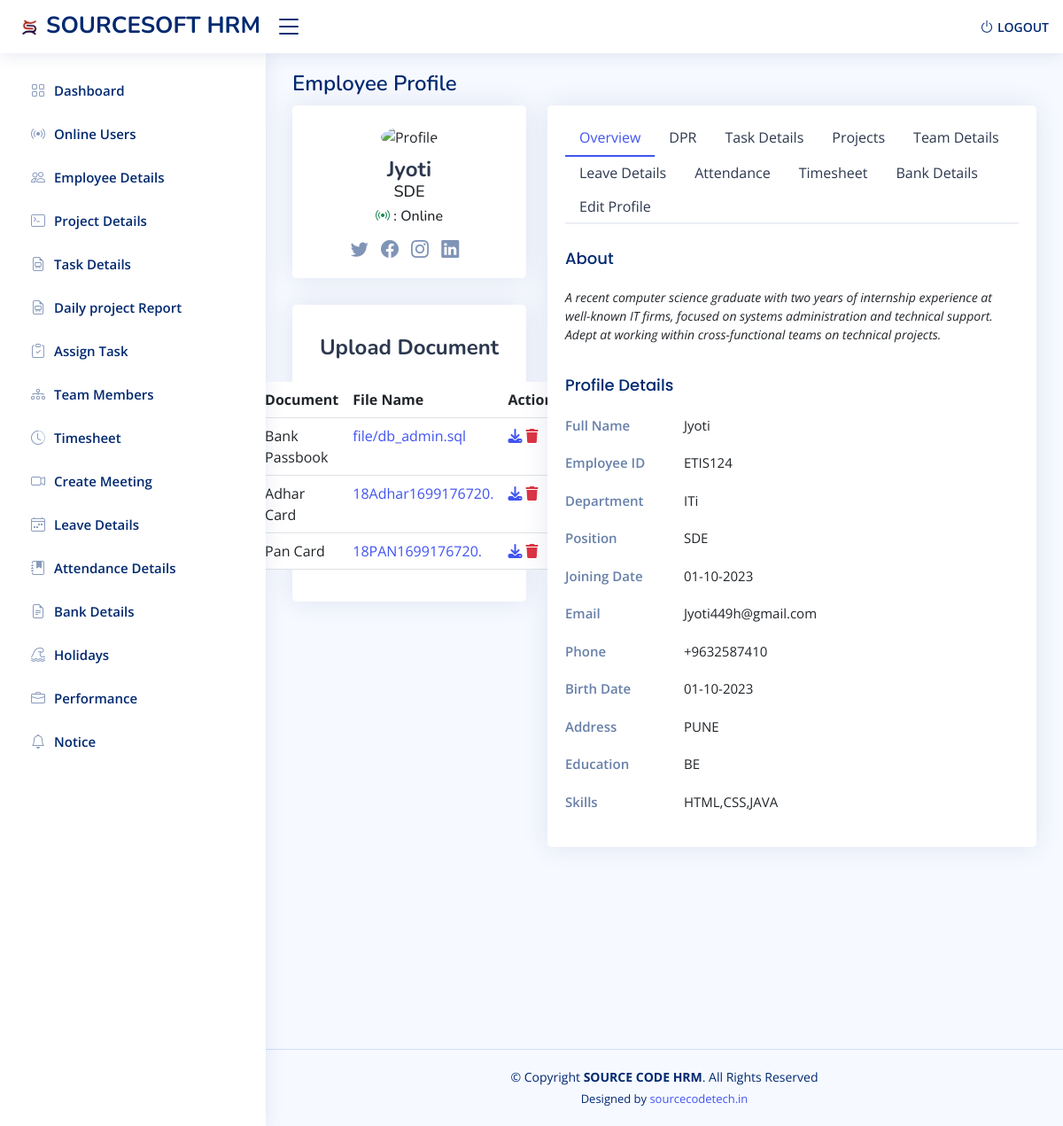
The app's page /sourcesoft/admin_dashboard/employee_profile.php?id=ETIS124 (signed in) with its own data.
### tables this page shows
CREATE TABLE `emp_details` (
  `id` int(90) NOT NULL,
  `fname` varchar(100) NOT NULL,
  `empid` varchar(50) NOT NULL,
  `email` varchar(50) NOT NULL,
  `phno` varchar(12) NOT NULL,
  `username` varchar(50) NOT NULL,
  `pass` varchar(50) NOT NULL,
  `department` varchar(50) NOT NULL,
  `position` varchar(50) NOT NULL,
  `proname` varchar(200) NOT NULL,
  `sdate` varchar(40) NOT NULL,
  `edate` varchar(40) NOT NULL,
  `man` varchar(50) NOT NULL,
  `jdate` varchar(10) NOT NULL,
  `bdate` varchar(10) NOT NULL,
  `add` varchar(200) NOT NULL,
  `edu` varchar(40) NOT NULL,
  `about` text NOT NULL,
  `skills` varchar(50) NOT NULL,
  `status` varchar(255) NOT NULL,
  `last_act` datetime NOT NULL,
  `twitter` varchar(100) NOT NULL,
  `facebook` varchar(100) NOT NULL,
  `instagram` varchar(100) NOT NULL,
  `linkedin` varchar(100) NOT NULL,
  `profile_pic` varchar(300) NOT NULL,
  `adhar_card` varchar(300) NOT NULL,
  `pan_card` varchar(300) NOT NULL
);

CREATE TABLE `bank_details` (
  `id` int(20) NOT NULL,
  `empid` varchar(50) NOT NULL,
  `employeeName` varchar(30) NOT NULL,
  `accountNumber` varchar(40) NOT NULL,
  `bankName` varchar(50) NOT NULL,
  `branchName` varchar(100) NOT NULL,
  `ifscCode` varchar(50) NOT NULL,
  `bankpass` varchar(255) NOT NULL
);

### sourcesoft/admin_dashboard/employee_profile.php (the view, shortened to what this page needs)
<!DOCTYPE html>
<html lang="en">
<head>
    <link href="assets/vendor/bootstrap/css/bootstrap.min.css" rel="stylesheet">
    <link href="assets/vendor/bootstrap-icons/bootstrap-icons.css" rel="stylesheet">
    <link href="assets/vendor/boxicons/css/boxicons.min.css" rel="stylesheet">
    <link href="assets/vendor/quill/quill.snow.css" rel="stylesheet">
    <link href="assets/vendor/quill/quill.bubble.css" rel="stylesheet">
    <link href="assets/vendor/remixicon/remixicon.css" rel="stylesheet">
    <link href="assets/vendor/simple-datatables/style.css" rel="stylesheet">
    <link href="assets/css/style.css" rel="stylesheet">
    <link rel="stylesheet" href="https://cdn.jsdelivr.net/npm/sweetalert2@11.0.18/dist/sweetalert2.min.css">
    <link rel="stylesheet" href="https://cdnjs.cloudflare.com/ajax/libs/font-awesome/4.7.0/css/font-awesome.min.css">
    <link rel="stylesheet" href="https://cdnjs.cloudflare.com/ajax/libs/font-awesome/6.4.2/css/all.min.css"
 />
</head>
<body>
    <?php include "include/header.php"; ?>
    <?php include "include/sidebar.php"; ?>
    <main id="main" class="main">
        <div class="pagetitle">
            <h1>Employee Profile</h1>
        </div>
        <section class="section profile">
            <div class="row">
                <div class="col-xl-4">
                    <?php
                    $id = $_GET['id'];
                    $user_data = "SELECT * FROM emp_details WHERE empid='$id'";
                    $result = mysqli_query($conn, $user_data);
                    $show_data = mysqli_fetch_assoc($result);
                    $emp_fname = $show_data['fname'];
                    $emp_position = $show_data['position'];
                    $user_data1 = "SELECT * FROM bank_details WHERE empid='$id'";
                    $result1 = mysqli_query($conn, $user_data1);
                    $show_data1 = mysqli_fetch_assoc($result1);
                    ?>
                    <div class="card">
                        <div class="card-body profile-card pt-4 d-flex flex-column align-items-center">
                            <img src="assets/profile/<?php echo $show_data['profile_pic']; ?>" alt="Profile"
                                class="rounded-circle">
                            <h2><?php echo "$emp_fname"; ?></h2>
                            <h3><?php echo "$emp_position"; ?></h3>
                            <h6><b><i class="bi bi-broadcast text-success"></i></b> :
                                <?php echo $show_data['status']; ?></h6>
                            <div class="social-links mt-2">
                                <a href="<?php echo $show_data['twitter']; ?>" class="twitter"><i
                                        class="bi bi-twitter"></i></a>
                                <a href="<?php echo $show_data['facebook']; ?>" class="facebook"><i
                                        class="bi bi-facebook"></i></a>
                                <a href="<?php echo $show_data['instagram']; ?>" class="instagram"><i
                                        class="bi bi-instagram"></i></a>
                                <a href="<?php echo $show_data['linkedin']; ?>" class="linkedin"><i
                                        class="bi bi-linkedin"></i></a>
                            </div>
                        </div>
                    </div>
                    <div class="card">
    <div class="card-body profile-card pt-4 d-flex flex-column align-items-center">
        <h2>Upload Document</h2>
        <br>
        <table class="table">
            <thead>
                <tr>
                    <th>Document</th>
                    <th>File Name</th>
                    <th>Action</th>
                </tr>
            </thead>
            <tbody>
                <tr>
                    <td>Bank Passbook</td>
                    <td>
                        <?php if (!empty($show_data1['bankpass'])) : ?>
                            <a download href="<?=$show_data1['bankpass'];?>"><?=$show_data1['bankpass'];?></a>
                        <?php endif; ?>
                    </td>
                    <td>
                        <?php if (!empty($show_data1['bankpass'])) : ?>
                            <a download href="<?=$show_data1['bankpass'];?>" class="fa fa-download"></a>
                            <a href="delectDocument?id=<?=$show_data1['id'];?>&type=1" class="fa fa-trash text-danger"></a>
                        <?php endif; ?>
                    </td>
                </tr>
                <tr>
                    <td>Adhar Card</td>
                    <td>
                        <?php if (!empty($show_data['adhar_card'])) : ?>
                            <a download href="assets/adhar/<?=$show_data['adhar_card'];?>"><?=$show_data['adhar_card'];?></a>
                        <?php endif; ?>
                    </td>
                    <td>
                        <?php if (!empty($show_data['adhar_card'])) : ?>
                            <a download href="assets/adhar/<?=$show_data['adhar_card'];?>" class="fa fa-download"></a>
                            <a href="delectDocument?id=<?=$show_data['id'];?>&type=2" class="fa fa-trash text-danger"></a>
                        <?php endif; ?>
                    </td>
                </tr>
                <tr>
                    <td>Pan Card</td>
                    <td>
                        <?php if (!empty($show_data['pan_card'])) : ?>
                            <a download href="assets/pan/<?=$show_data['pan_card'];?>"><?=$show_data['pan_card'];?></a>
                        <?php endif; ?>
                    </td>
                    <td>
                        <?php if (!empty($show_data['pan_card'])) : ?>
                            <a download href="assets/pan/<?=$show_data['pan_card'];?>" class="fa fa-download"></a>
                            <a href="delectDocument?id=<?=$show_data['id'];?>&type=3" class="fa fa-trash text-danger"></a>
                        <?php endif; ?>
                    </td>
                </tr>
            </tbody>
        </table>
    </div>
</div>
                </div>
                <div class="col-xl-8">
                    <div class="card">
                        <div class="card-body pt-3">
                            <ul class="nav nav-tabs nav-tabs-bordered">
                                <li class="nav-item">
                                    <button class="nav-link active" data-bs-toggle="tab"
                                        data-bs-target="#profile-overview">Overview</button>
                                </li>
                                <li class="nav-item">
                                    <button class="nav-link" data-bs-toggle="tab"
                                        data-bs-target="#profile-dpr">DPR</button>
                                </li>
                                <li class="nav-item">
                                    <button class="nav-link " data-bs-toggle="tab" data-bs-target="#Task-Details">Task
                                        Details</button>
                                </li>
                                <li class="nav-item">
                                    <button class="nav-link" data-bs-toggle="tab"
                                        data-bs-target="#Project-Details">Projects</button>
                                </li>
                                <li class="nav-item">
                                    <button class="nav-link" data-bs-toggle="tab" data-bs-target="#profile-team">Team
                                        Details</button>
                                </li>
                                <li class="nav-item">
                                    <button class="nav-link" data-bs-toggle="tab" data-bs-target="#profile-leave">Leave
                                        Details</button>
                                </li>
                                <li class="nav-item">
                                <li class="nav-item">
                                    <button class="nav-link" data-bs-toggle="tab"
                                        data-bs-target="#profile-attendance">Attendance</button>
                                </li>
                                <li class="nav-item">
                                    <button class="nav-link" data-bs-toggle="tab"
                                        data-bs-target="#profile-timesheet">Timesheet</button>
                                </li>
                                <li class="nav-item">
                                    <button class="nav-link" data-bs-toggle="tab" data-bs-target="#Bank-Details">Bank
                                        Details</button>
                                </li>
                                <button class="nav-link" data-bs-toggle="tab" data-bs-target="#profile-edit">Edit
                                    Profile</button>
                                </li>
                            </ul>
                            <div class="tab-content pt-2">
                                <div class="tab-pane fade show active profile-overview" id="profile-overview">
                                    <h5 class="card-title">About</h5>
                                    <p class="small fst-italic"><?php echo $show_data['about']; ?></p>
                                    <h5 class="card-title">Profile Details</h5>
                                    <div class="row">
                                        <div class="col-lg-3 col-md-4 label ">Full Name</div>
                                        <div class="col-lg-9 col-md-8"><?php echo $show_data['fname']; ?></div>
                                    </div>
                                    <div class="row">
                                        <div class="col-lg-3 col-md-4 label">Employee ID</div>
                                        <div class="col-lg-9 col-md-8"><?php echo $show_data['empid']; ?></div>
                                    </div>
                                    <div class="row">
                                        <div class="col-lg-3 col-md-4 label">Department</div>
                                        <div class="col-lg-9 col-md-8"><?php echo $show_data['department']; ?></div>
                                    </div>
                                    <div class="row">
                                        <div class="col-lg-3 col-md-4 label">Position</div>
                                        <div class="col-lg-9 col-md-8"><?php echo $show_data['position']; ?></div>
                                    </div>
                                    <div class="row">
                                        <div class="col-lg-3 col-md-4 label">Joining Date</div>
                                        <div class="col-lg-9 col-md-8">
                                            <?php echo date('d-m-Y', strtotime($show_data['jdate'])); ?></div>
                                    </div>
                                    <div class="row">
                                        <div class="col-lg-3 col-md-4 label">Email</div>
                                        <div class="col-lg-9 col-md-8"><?php echo $show_data['email']; ?></div>
                                    </div>
                                    <div class="row">
                                        <div class="col-lg-3 col-md-4 label">Phone</div>
                                        <div class="col-lg-9 col-md-8"><?php echo $show_data['phno']; ?></div>
                                    </div>
                                    <div class="row">
                                        <div class="col-lg-3 col-md-4 label">Birth Date</div>
                                        <div class="col-lg-9 col-md-8">
                                            <?php echo date('d-m-Y', strtotime($show_data['bdate'])); ?></div>
                                    </div>
                                    <div class="row">
                                        <div class="col-lg-3 col-md-4 label">Address</div>
                                        <div class="col-lg-9 col-md-8"><?php echo $show_data['add']; ?></div>
                                    </div>
                                    <div class="row">
                                        <div class="col-lg-3 col-md-4 label">Education</div>
                                        <div class="col-lg-9 col-md-8"><?php echo $show_data['edu']; ?></div>
                                    </div>
                                    <div class="row">
                                        <div class="col-lg-3 col-md-4 label">Skills</div>
                                        <div class="col-lg-9 col-md-8"><?php echo $show_data['skills']; ?></div>
                                    </div>
                                </div>
                            </div>
                        </div>
                    </div>
        </section>
    </main>
    <?php include "include/footer.php"; ?>
</body>
</html>

### sourcesoft/admin_dashboard/assets/css/style.css (style rules this page uses)
:root { scroll-behavior: smooth; }
body { font-family: "Open Sans", sans-serif; background: #f6f9ff; color: #444444; }
a { color: #4154f1; text-decoration: none; }
h1, h2, h3, h4, h5, h6 { font-family: "Nunito", sans-serif; }
#main { margin-top: 60px; padding: 20px 30px; transition: all 0.3s; }
.pagetitle { margin-bottom: 10px; }
.pagetitle h1 { font-size: 24px; margin-bottom: 0; font-weight: 600; color: #012970; }
.card { margin-bottom: 30px; border: none; border-radius: 5px; box-shadow: 0px 0 30px rgba(1, 41, 112, 0.1); }
.card-title { padding: 20px 0 15px 0; font-size: 18px; font-weight: 500; color: #012970; font-family: "Poppins", sans-serif; }
.card-body { padding: 0 20px 20px 20px; }
.nav-tabs-bordered { border-bottom: 2px solid #ebeef4; }
.nav-tabs-bordered .nav-link { margin-bottom: -2px; border: none; color: #2c384e; }
.nav-tabs-bordered .nav-link.active { background-color: #fff; color: #4154f1; border-bottom: 2px solid #4154f1; }
@media (min-width: 1200px) { #main, #footer { margin-left: 300px; } }
.profile .profile-card img { max-width: 120px; }
.profile .profile-card h2 { font-size: 24px; font-weight: 700; color: #2c384e; margin: 10px 0 0 0; }
.profile .profile-card h3 { font-size: 18px; }
.profile .profile-card .social-links a { font-size: 20px; display: inline-block; color: rgba(1, 41, 112, 0.5); line-height: 0; margin-right: 10px; transition: 0.3s; }
.profile .profile-overview .row { margin-bottom: 20px; font-size: 15px; }
.profile .profile-overview .card-title { color: #012970; }
.profile .profile-overview .label { font-weight: 600; color: rgba(1, 41, 112, 0.6); }

### records on screen
emp_details: fname "Jyoti", position "SDE", status "Online", adhar_card "18Adhar1699176720.", pan_card "18PAN1699176720.", about "A recent computer science graduate with two years of internship experience at well-known IT firms, focused on systems administration and technical support. Adept at working within cross-functional teams on technical projects.", empid "ETIS124", department "ITi", jdate "01-10-2023", email "Jyoti449h@gmail.com", phno "+9632587410", bdate "01-10-2023", add "PUNE", edu "BE", skills "HTML,CSS,JAVA"
bank_details: bankpass "file/db_admin.sql"
